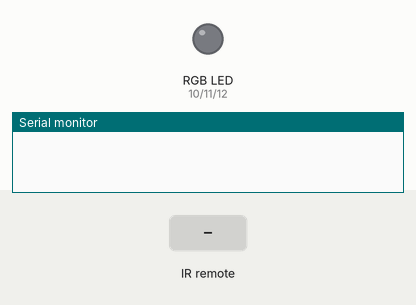
Simulated run of this sketch. Board: Arduino Uno, built with avr-gcc and run on an emulated ATmega328P. Shown: an RGB LED mixed from three pins (HIGH = lit), the last lines printed to the serial monitor. The inputs (shaded band) are chosen by the test bench.

Above: at 1.2 s.
1.3 s: infrared code 0xFF30CF received
At 2.5 s:
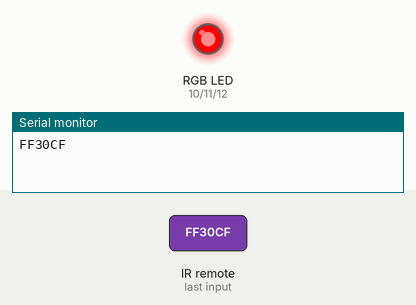
2.8 s: infrared code 0xFF18E7 received
At 3.6 s:
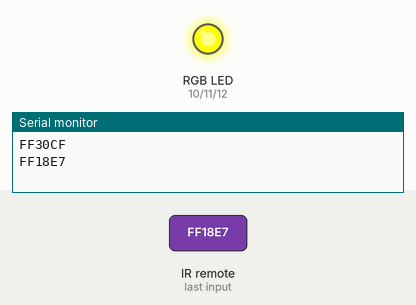
4.3 s: infrared code 0xFF7A85 received
At 4.8 s:
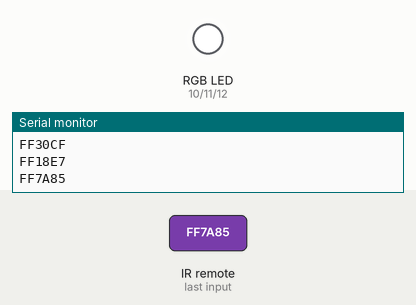
5.8 s: infrared code 0xFF10EF received
At 7.0 s:
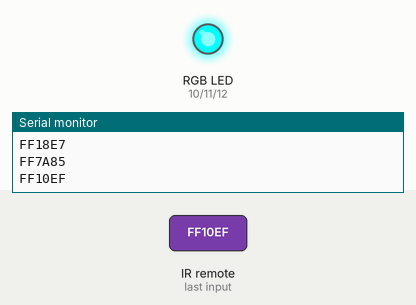
7.3 s: infrared code 0xFF38C7 received
At 8.3 s:
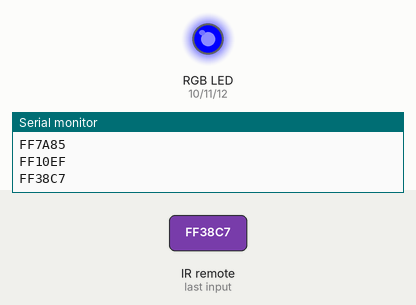
8.8 s: infrared code 0xFF30CF received
At 9.4 s:
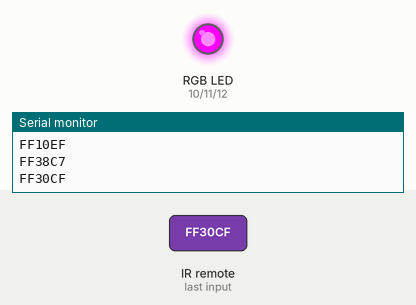
Timing chart, 0 to 11.3 s (numbered marks = the images above; inputs shaded):
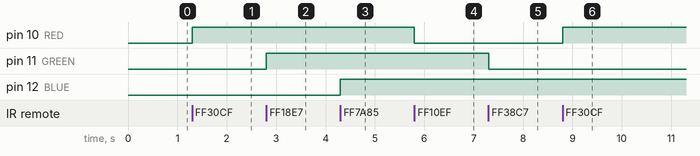

Measured:
- after the input at 1.3 s, pin 10 (RED): LOW → HIGH at once
- after the input at 2.8 s, pin 11 (GREEN): LOW → HIGH at once
- after the input at 4.3 s, pin 12 (BLUE): LOW → HIGH at once
- after the input at 5.8 s, pin 10 (RED): HIGH → LOW at once
- after the input at 7.3 s, pin 11 (GREEN): HIGH → LOW at once
- after the input at 8.8 s, pin 10 (RED): LOW → HIGH at once

The sketch:

RGB_Remote.ino
```cpp
/* Written by Brian Sun
 *  Date: July 25, 2020
 *  This program allows the user to control an RGB LED light using the IR remote.
 */

#include <IRremote.h> //include the library

// the remote buttons with their code
#define Button_1 0xFF30CF
#define Button_2 0xFF18E7
#define Button_3 0xFF7A85
#define Button_4 0xFF10EF
#define Button_5 0xFF38C7
#define Button_6 0xFF5AA5
#define Button_P 0xFFA25D

#define receiver 13
#define BLUE 12
#define GREEN 11
#define RED 10

// setup for the IR receiver
uint32_t Previous;
IRrecv irrecv(receiver); //create a new instance of receiver
decode_results results;

int greenVal = 0;
int blueVal = 0;
int redVal = 0;

void setup() {
  // put your setup code here, to run once:
 irrecv.enableIRIn(); //start the receiver
pinMode(BLUE, OUTPUT);
pinMode(GREEN, OUTPUT);
pinMode(RED, OUTPUT);

analogWrite(BLUE, 0);
analogWrite(GREEN, 0);
analogWrite(RED, 0);

Serial.begin(9600);
}

void loop() {
  // put your main code here, to run repeatedly:
 if (irrecv.decode(&results)) { //if we have received an IR signal
  if (results.value==0xFFFFFFFF) {
      results.value=Previous;
      }

    // these define which buttons control what
    switch(results.value) {
           case Button_1 : digitalWrite(RED, HIGH); break;
           case Button_4 : digitalWrite(RED, LOW); break;
           case Button_2 : digitalWrite(GREEN, HIGH); break;
           case Button_5 : digitalWrite(GREEN, LOW); break;
           case Button_3 : digitalWrite(BLUE, HIGH); break;
           case Button_6 : digitalWrite(BLUE, LOW); break;
           case Button_P : digitalWrite(BLUE, LOW); digitalWrite(GREEN, LOW); digitalWrite(RED, LOW); break;

      }
 Serial.println (results.value, HEX); //display HEX results
 irrecv.resume(); //next value
 }
 Previous=results.value;
 }
```
